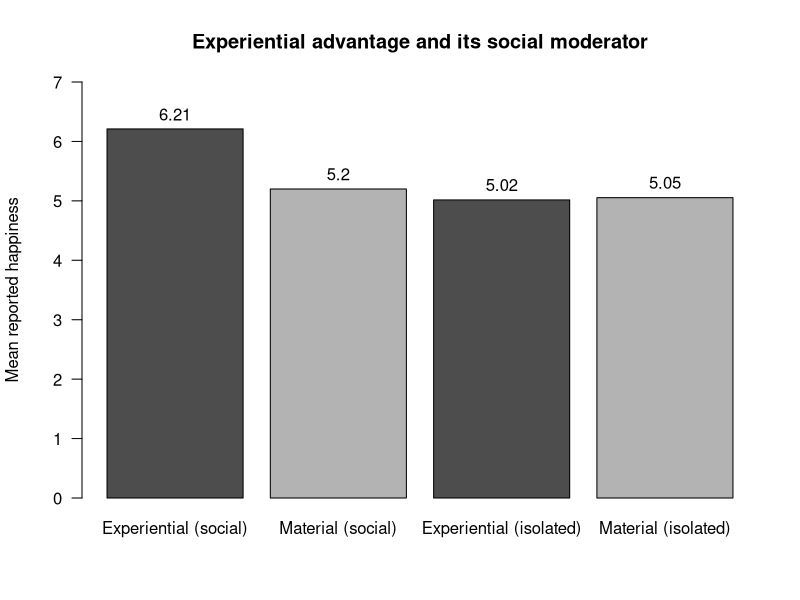

This chart was generated by the following R code:
## ---- chunk 1
#| message: false
#| warning: false
#| label: fig-experiential-advantage
#| fig-cap: "Simulated happiness from matched-cost experiential vs. material purchases. The experiential advantage is the vertical gap; it narrows when social context (relatedness) is stripped away, illustrating the moderator emphasized by meta-analysis [@weingarten2020]."
set.seed(38)

n <- 400
# Latent relatedness benefit is larger, on average, for experiences.
relatedness_exp <- rnorm(n, mean = 1.0, sd = 0.6)
relatedness_mat <- rnorm(n, mean = 0.2, sd = 0.6)

# Happiness = baseline utility + weight * relatedness + noise.
w <- 1.2
happiness_exp <- 5 + w * relatedness_exp + rnorm(n, 0, 1)
happiness_mat <- 5 + w * relatedness_mat + rnorm(n, 0, 1)

# Counterfactual: isolate the purchase (set relatedness to zero) to show the
# advantage shrinking when the social channel is removed.
happiness_exp_iso <- 5 + rnorm(n, 0, 1)
happiness_mat_iso <- 5 + rnorm(n, 0, 1)

means <- c(
  `Experiential (social)` = mean(happiness_exp),
  `Material (social)`     = mean(happiness_mat),
  `Experiential (isolated)` = mean(happiness_exp_iso),
  `Material (isolated)`     = mean(happiness_mat_iso)
)

bp <- barplot(means, ylim = c(0, 7), las = 1, col = c("grey30", "grey70"),
              ylab = "Mean reported happiness",
              main = "Experiential advantage and its social moderator")
text(bp, means + 0.25, labels = round(means, 2))
